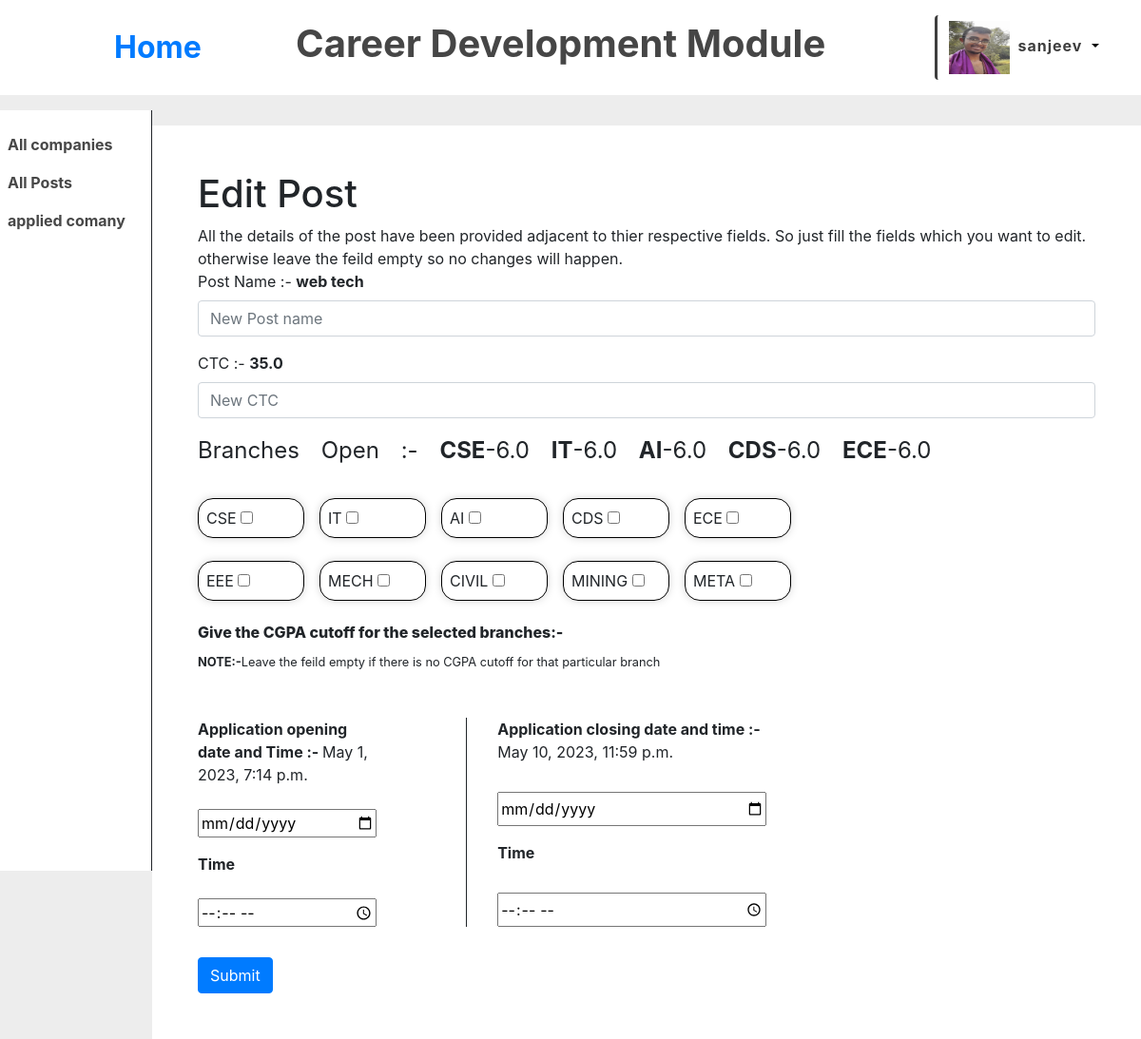
Screenshot of /editpost/71 (signed in) with the database file from the repository.
### rec/models.py (models this page shows, shortened)
class profile(models.Model):
    student = models.OneToOneField(User, on_delete=models.CASCADE, blank=True, null=True, related_name="profile")
    firstname = models.CharField(max_length=100, null=True, blank=True)
    lastname = models.CharField(max_length=100, null=True, blank=True)
    register_no = models.CharField(max_length=10, null=True, blank=True)
    profile_pic = models.ImageField( default="../media/users/user_avtar.webp", null=True, blank=True, upload_to='users/')
    choose_branch = models.ForeignKey(branch, on_delete=models.CASCADE, blank=True, null=True, related_name="students")
    resume = models.FileField(null=True, blank=True)
    student_cgpa = models.FloatField(default=0, null=True, blank=True)
    sem = models.IntegerField(null=True, blank=True, choices=Sem_choices)

class posts(models.Model) :
    role = models.CharField(max_length=50, null=True, blank=True)
    description = models.TextField(null=True, blank=True)
    package = models.FloatField(null=True, blank=True)
    student = models.ManyToManyField(User, blank=True, related_name="post")
    comp = models.ForeignKey(company, on_delete=models.CASCADE, related_name="post", null=True, blank=True)
    branch_open = models.ManyToManyField(branch, blank=True, related_name="posts")
    cgpa_cutoff = models.FloatField(null=True, blank=True, default=0)
    open_date = models.DateTimeField(null=True, blank=True)
    deadline = models.DateTimeField(null=True, blank=True)
    is_active = models.BooleanField(default=True)

class cgpa(models.Model) :
    cutoff_cgpa = models.FloatField(null=True, blank=True, default=0)
    cgpa_branch = models.ForeignKey(branch, on_delete=models.CASCADE, related_name="cutoff_cgpa", null=True, blank=True )
    post = models.ForeignKey(posts, on_delete=models.CASCADE, related_name="cutoff_cgpa", null=True, blank=True)

class branch(models.Model) :
    name = models.CharField(max_length=20, choices=Branch_choices)
    def __str__(self) :
        return self.name

### rec/views.py (the view)
# urls.py: path("editpost/<int:id>", views.editpost, name="editpost"),
def editpost(request, id) :
    get_post = posts.objects.get(id = id)
    if request.user.is_superuser or request.user.groups.filter(name = "Admin").exists() or get_post.comp.poc == request.user :
        if request.method == "POST" :
            get_post_name = request.POST['name']
            open_date = request.POST['opendate']
            open_time = request.POST['opentime']
            deadline_date = request.POST['dead_date']
            deadline_time = request.POST['dead_time']
            package = request.POST['package']
            br = branch.objects.all()
            l = []
            for i in br :
                if request.POST.get(f'{i.name}', False) :
                    l.append(i)
            if get_post_name :
                get_post.role = get_post_name
                get_post.save()
            if open_date and open_time:
                get_post.open_date = open_date+" "+open_time
                get_post.save()
            if open_date and not open_time :
                get_post.open_date = open_date+" "+"23:59"
                get_post.save()
            if deadline_date and deadline_time:
                get_post.deadline = deadline_date+" "+deadline_time
                get_post.save()
            if deadline_date and not deadline_time :
                get_post.deadline = deadline_date+" "+"23:59"
                get_post.save()
            if package :
                get_post.package = package
                get_post.save()
            if len(l) > 0 :
                get_post.branch_open.clear()
                get_cgpa_t = cgpa.objects.filter(post = get_post)
                get_cgpa_t.delete()
                for i in l :
                    get_post.branch_open.add(i)
                get_post.save()
                for i in l :
                    if request.POST.get(f'{i.name}branch', False) :
                        get_cgpa = request.POST.get(f'{i.name}branch', False)
                    else :
                        get_cgpa = 0
                    new_cgpa = cgpa(
                        cutoff_cgpa = get_cgpa,
                        cgpa_branch = i,
                        post = get_post
                    )
                    new_cgpa.save()
            return HttpResponseRedirect(reverse(post_view, args=(id, )))
        else :
            br = branch.objects.all()
            get_cgpa = cgpa.objects.filter(post = get_post)
            return render(request, "rec/editpost.html", {
                "post" : get_post,
                "profile" : request.user.profile,
                "branches" : br,
                "cgpa" : get_cgpa
            })

### rec/templates/rec/editpost.html (shortened to what this page needs)
{% extends './header.html' %}
{% load static %}
{% block body1 %}
<div class="modal-body">
    <h1>Edit Post</h1>
    <small style="font-size: 1rem;">All the details of the post have been provided adjacent to thier respective fields. So just fill the fields which you want to edit. otherwise leave the feild empty so no changes will happen.</small>
    <form action="{% url 'editpost' id=post.id %}" method="post">
        <div class="form-group">
          <label for="exampleInputEmail1">Post Name :- <strong>{{post.role}}</strong></label>
          <input type="text" class="form-control" id="exampleInputEmail1" aria-describedby="emailHelp" placeholder="New Post name" name="name">
        </div>
        <div class="form-group">
            <label for="exampleInputEmail1">CTC :- <strong>{{post.package}}</strong></label>
            <input type="number" class="form-control" id="exampleInputEmail1" aria-describedby="emailHelp" placeholder="New CTC" name="package" step="any" >
          </div>
        <label for="exampleInputEmail1" style="font-size: 1.5rem; word-spacing: 1rem;">Branches Open :- {% for b in cgpa %} <strong>{{b.cgpa_branch}}</strong>-{{b.cutoff_cgpa}} {%endfor%}</label><br></br>
        <div class="cgpa-branch">
        <div class="add-comp-branch" >
            {% for branch in branches %}
                <div style="display: grid; width:7rem;" >
                    <label class="container1" style="border-width: 1px; border-color: black; border-style: solid; border-radius: 1rem; padding: 0.5rem;" >{{branch}}
                        <input type="checkbox"  name="{{branch.name}}" class="{{branch.name}}" id="{{branch.id}}" onclick="clickfun()">
                    </label>
                </div>
            {% endfor %}
        </div>
        <h6 style="padding-top:1rem ; font-weight: 800; ">Give the CGPA cutoff for the selected branches:-</h6><small><strong>NOTE:-</strong>Leave the feild empty if there is no CGPA cutoff for that particular branch</small>
        <div id="select-branch" class="form-floating"></div></div>
        <div class="timeline">
        <div class="open_date" style="padding-right: 10%; border-right: solid; border-width: thin;">
            <label for="opendateid"><strong>Application opening date and Time :- </strong>{{post.open_date}}</label>
            <input type="date" name="opendate" id="opendateid">
            <label for="opentimeid"><strong>Time</strong></label>
            <input type="time" name="opentime" id="opentimeid">
        </div>
        <div class="open_date">
            <label><strong>Application closing date and time :- </strong>{{post.deadline}}</label>
            <input type="date" name="dead_date">
            <label ><strong>Time</strong></label>
            <input type="time" name="dead_time">
        </div>
    </div>
            <button type="submit" class="btn btn-primary">Submit</button>
      </form>
</div>
{% endblock %}

### rec/templates/rec/header.html (shortened to what this page needs)
{% extends './layout.html' %}
  {% load static %}
  {% block head %}
  <link rel="stylesheet" type="text/css" href="../../static/reg.css" />
  {%endblock%}
  {% block body %}
  <div class="header-cont">
    <a href="/home">Home</a>
    <h1>Career Development Module</h1>
    <div class="home-profile">
      <div class="dropdown">
        <button class="btn bt margin: auto;n-secondary dropdown-toggle" type="button" id="dropdownMenuButton" data-toggle="dropdown" aria-haspopup="true" aria-expanded="false">
          <img src="../media/{{profile.profile_pic}}"><strong>{{request.user}}</strong>
        </button>
      </div>
  </div>
  </div>
  <div class="home-body">
    <div class="sidebar-container">
      <div class="side-bar">
        <a href="/allcomp">All companies</a>
        <a href="/allposts">All Posts</a>
        <a href="http://127.0.0.1:8000/applied_posts/">applied comany</a>
      </div>
    </div>
  {% block body1 %}
  {% endblock %}
  {% endblock %}

### rec/static/reg.css (style rules this page uses)
html { background: rgb(237, 237, 237); }
body { background:rgb(237, 237, 237); background-color: rgb(237, 237, 237); }
.add-comp-branch { display: grid; gap: 1rem; }
.container1 { filter: drop-shadow(0 0 0.25rem rgb(214, 214, 214)); background: white; }

### rec/templates/rec/header.html (style rules this page uses)
.home-body { display: flex; }
.sidebar-container { min-width: 10rem; width: 15%; height: 100vh; background: white; margin-top: 1rem; border-right: solid; border-width: thin; }
.side-bar { margin-top: 1rem; display: grid; background: white; height: min-content; }
.side-bar>a { text-decoration: none; padding: 5%; border-width: thin; color: rgb(71, 71, 71); font-weight: 700; }
.home-profile { padding-left: 1rem; padding-top: 1rem; padding-bottom: 1rem; margin-left: auto; margin-right: 2rem; background: white; display: flex; width: min-content; }
.dropdown-toggle { background:white; border: transparent; color: rgb(62, 62, 62); letter-spacing: 1px; border-left: solid; }
.btn>img { width: 4rem; height: 3.5rem; margin-right: 0.5rem; }
.dropdown-toggle::after { color: black; }
.header-cont { height: max-content; background: white; display: flex; align-items: center; }
.header-cont>a { margin-left: 10%; margin-right: auto; font-weight: bold; font-size: 2rem; text-decoration: none; }
.header-cont>h1 { font-weight: bolder; color: rgb(70, 70, 70); }

### rec/templates/rec/editpost.html (style rules this page uses)
.modal-body { max-width: 1400px; margin: auto; margin-top: 2rem; padding: 3rem; background: white; }
.add-comp-branch { display: grid; grid-template-columns: 7rem 7rem 7rem 7rem 7rem; gap: 1rem; }
.cgpa-branch { gap: 1rem; }
.open_date { display: grid; width: 30%; margin-bottom: 2rem; gap: 1rem; }
.timeline { display: flex; gap: 2rem; }

### rows the page displays
profile: profile_pic (picture)
posts: role "web tech", package "35.0", open_date "May 1, 2023, 7:14 p.m.", deadline "May 10, 2023, 11:59 p.m."
cgpa: cgpa_branch "CSE", cutoff_cgpa "6.0"
cgpa: cgpa_branch "IT", cutoff_cgpa "6.0"
cgpa: cgpa_branch "AI", cutoff_cgpa "6.0"
cgpa: cgpa_branch "CDS", cutoff_cgpa "6.0"
cgpa: cgpa_branch "ECE", cutoff_cgpa "6.0"
branch: name "CSE"
branch: name "IT"
branch: name "AI"
branch: name "CDS"
branch: name "ECE"
branch: name "EEE"
branch: name "MECH"
branch: name "CIVIL"
branch: name "MINING"
branch: name "META"

### other values shown
{{ request.user }} "sanjeev"
